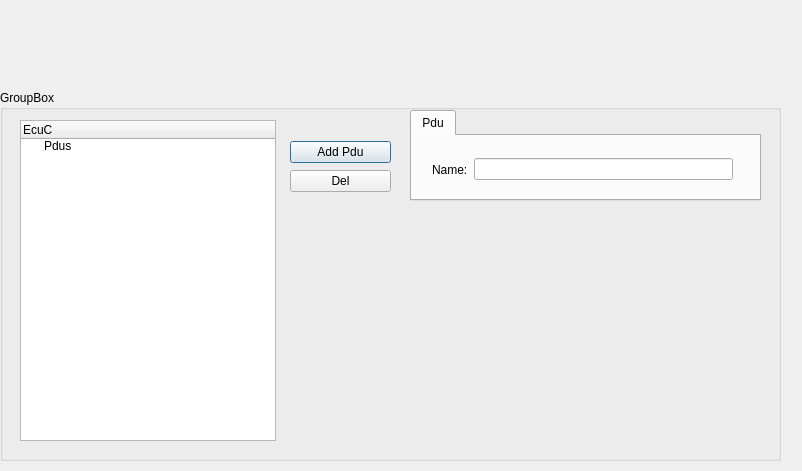
<?xml version="1.0" encoding="UTF-8"?>
<ui version="4.0">
 <class>EcuC_Dlg</class>
 <widget class="QDialog" name="EcuC_Dlg">
  <property name="geometry">
   <rect>
    <x>0</x>
    <y>0</y>
    <width>802</width>
    <height>471</height>
   </rect>
  </property>
  <property name="windowTitle">
   <string>EcuC Config</string>
  </property>
  <widget class="QGroupBox" name="groupBox">
   <property name="geometry">
    <rect>
     <x>0</x>
     <y>90</y>
     <width>781</width>
     <height>371</height>
    </rect>
   </property>
   <property name="title">
    <string>GroupBox</string>
   </property>
   <widget class="QTreeWidget" name="trEcucCfg">
    <property name="geometry">
     <rect>
      <x>20</x>
      <y>30</y>
      <width>256</width>
      <height>321</height>
     </rect>
    </property>
    <column>
     <property name="text">
      <string>EcuC</string>
     </property>
    </column>
    <item>
     <property name="text">
      <string>Pdus</string>
     </property>
    </item>
   </widget>
   <widget class="QTabWidget" name="tabCfg">
    <property name="geometry">
     <rect>
      <x>410</x>
      <y>20</y>
      <width>351</width>
      <height>91</height>
     </rect>
    </property>
    <property name="currentIndex">
     <number>0</number>
    </property>
    <widget class="QWidget" name="tab">
     <attribute name="title">
      <string>Pdu</string>
     </attribute>
     <widget class="QWidget" name="layoutWidget_2">
      <property name="geometry">
       <rect>
        <x>20</x>
        <y>20</y>
        <width>301</width>
        <height>27</height>
       </rect>
      </property>
      <layout class="QHBoxLayout" name="horizontalLayout_36">
       <item>
        <widget class="QLabel" name="label_33">
         <property name="text">
          <string>Name:</string>
         </property>
        </widget>
       </item>
       <item>
        <widget class="QLineEdit" name="lePduName">
         <property name="text">
          <string/>
         </property>
        </widget>
       </item>
      </layout>
     </widget>
    </widget>
   </widget>
   <widget class="QWidget" name="layoutWidget">
    <property name="geometry">
     <rect>
      <x>290</x>
      <y>50</y>
      <width>101</width>
      <height>54</height>
     </rect>
    </property>
    <layout class="QVBoxLayout" name="verticalLayout">
     <item>
      <widget class="QPushButton" name="btnAdd">
       <property name="text">
        <string>Add Pdu</string>
       </property>
      </widget>
     </item>
     <item>
      <widget class="QPushButton" name="btnDel">
       <property name="text">
        <string>Del</string>
       </property>
      </widget>
     </item>
    </layout>
   </widget>
  </widget>
 </widget>
 <resources/>
 <connections/>
</ui>
